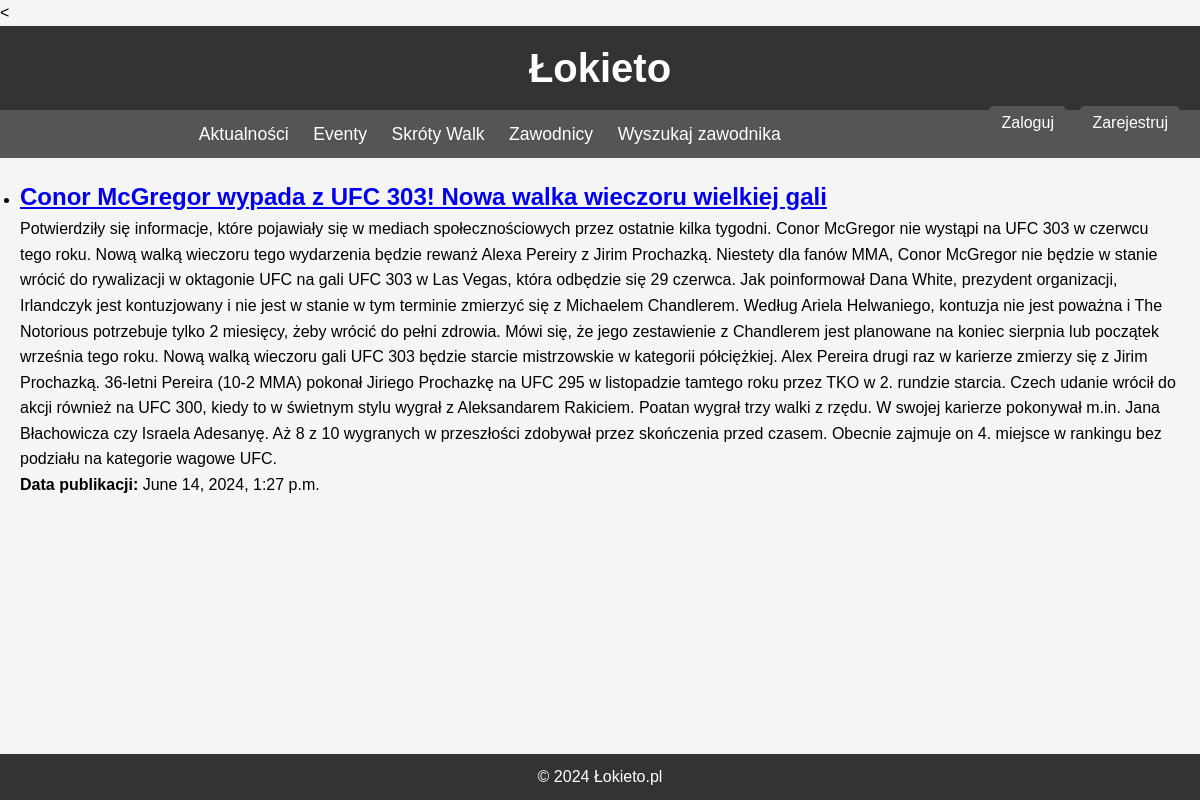
Page /aktualnosci/ on the committed database.
### mma/models.py (models this page shows, shortened)
class Article(models.Model):
    title = models.CharField(max_length=200)
    image = models.ImageField(upload_to='articles/')
    content = models.TextField()
    published_date = models.DateTimeField(default=timezone.now)

### mma/views.py (the view)
# urls.py: path('aktualnosci/', aktualnosci, name='aktualnosci'),
def aktualnosci(request):
    articles = Article.objects.all()
    return render(request, 'article_list.html', {'articles': articles})

### templates/article_list.html (shortened to what this page needs)
<{% extends 'index.html' %}
{% load static %}
{% block content %}
    <section id="article_list">
        <ul>
            {% for article in articles %}
                <li>
                    <h2><a href="{% url 'article_detail' article.id %}">{{ article.title }}</a></h2>
                    <p>{{ article.content }}</p>
                    <p><strong>Data publikacji:</strong> {{ article.published_date }}</p>
                </li>
            {% endfor %}
        </ul>
    </section>
{% endblock %}

### mma/static/index.css (style rules this page uses)
* { margin: 0; padding: 0; box-sizing: border-box; }
body { font-family: Arial, sans-serif; line-height: 1.6; background-color: #f5f5f5; margin: 0; padding: 0; }

### rows in the picture
Article: title "Conor McGregor wypada z UFC 303! Nowa walka wieczoru wielkiej gali", content "Potwierdziły się informacje, które pojawiały się w mediach społecznościowych przez ostatnie kilka tygodni. Conor McGregor nie wystąpi na UFC 303 w czerwcu tego roku. Nową walką wieczoru tego wydarzenia będzie rewanż Alexa Pereiry z Jirim Prochazką. Niestety dla fanów MMA, Conor McGregor nie będzie w stanie wrócić do rywalizacji w oktagonie UFC na gali UFC 303 w Las Vegas, która odbędzie się 29 czerwca. Jak poinformował Dana White, prezydent organizacji, Irlandczyk jest kontuzjowany i nie jest w stanie w tym terminie zmierzyć się z Michaelem Chandlerem. Według Ariela Helwaniego, kontuzja nie jest poważna i The Notorious potrzebuje tylko 2 miesięcy, żeby wrócić do pełni zdrowia. Mówi się, że…", published_date "June 14, 2024, 1:27 p.m."
